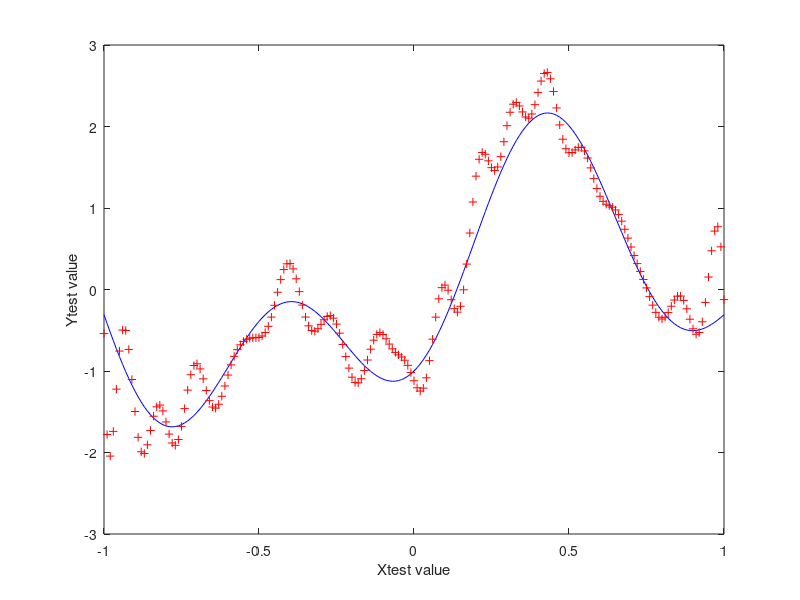

This figure's MATLAB source: (Note: this script raises an error after producing the figure.)
 
%Matlab code for Radial Basis Functions
clc;
x=-1:0.05:1;
%generating training data with Random Noise
for i=1:length(x)
    y(i)=1.2*sin(pi*x(i))-cos(2.4*pi*x(i))+0.3*randn;
end
% Framing the interpolation matrix for training data
t=length(x);
for i=1:1:t 
    for j=1:1:t
        h=x(i)-x(j);
        k=h^2/.02;
        train(i,j)=exp(-k);
    end
end
W=inv(train)*y';
% Testing the trained RBF
xtest=-1:0.01:1;
%ytest is the desired output
ytest=1.2*sin(pi*xtest)-cos(2.4*pi*xtest);
% Framing the interpolation matrix for test data
t1=length(xtest);
t=length(x);
for i=1:1:t1 
    for j=1:1:t
        h=xtest(i)-x(j);
        k=h^2/.02;
        test(i,j)=exp(-k);
    end
end
actual_test=test*W;
        % Plotting the Performance of the network
        figure;
        plot(xtest,ytest,'b-',xtest,actual_test,'r+');
        xlabel('Xtest value');
        ylabel('Ytest value');
        h = legend('Desired output','Approximated curve',2);
        set(h);
 
